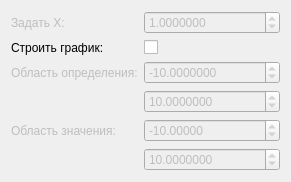
        <widget class="QWidget" name="formLayoutWidget_3">
         <property name="geometry">
          <rect>
           <x>260</x>
           <y>10</y>
           <width>291</width>
           <height>173</height>
          </rect>
         </property>
         <layout class="QFormLayout" name="formLayout_3">
          <item row="0" column="0">
           <widget class="QLabel" name="label_iks">
            <property name="enabled">
             <bool>false</bool>
            </property>
            <property name="layoutDirection">
             <enum>Qt::RightToLeft</enum>
            </property>
            <property name="autoFillBackground">
             <bool>false</bool>
            </property>
            <property name="text">
             <string>Задать Х:</string>
            </property>
           </widget>
          </item>
          <item row="2" column="0">
           <widget class="QLabel" name="label_x">
            <property name="enabled">
             <bool>false</bool>
            </property>
            <property name="layoutDirection">
             <enum>Qt::RightToLeft</enum>
            </property>
            <property name="text">
             <string>Область определения:</string>
            </property>
            <property name="textFormat">
             <enum>Qt::AutoText</enum>
            </property>
           </widget>
          </item>
          <item row="0" column="1">
           <widget class="QDoubleSpinBox" name="doubleSpinBox_iks">
            <property name="enabled">
             <bool>false</bool>
            </property>
            <property name="decimals">
             <number>7</number>
            </property>
            <property name="minimum">
             <double>-1000000.000000000000000</double>
            </property>
            <property name="maximum">
             <double>1000000.000000000000000</double>
            </property>
            <property name="value">
             <double>1.000000000000000</double>
            </property>
           </widget>
          </item>
          <item row="2" column="1">
           <widget class="QDoubleSpinBox" name="doubleSpinBox_obl_x1">
            <property name="enabled">
             <bool>false</bool>
            </property>
            <property name="decimals">
             <number>7</number>
            </property>
            <property name="minimum">
             <double>-1000000.000000000000000</double>
            </property>
            <property name="maximum">
             <double>1000000.000000000000000</double>
            </property>
            <property name="value">
             <double>-10.000000000000000</double>
            </property>
           </widget>
          </item>
          <item row="3" column="1">
           <widget class="QDoubleSpinBox" name="doubleSpinBox_obl_x2">
            <property name="enabled">
             <bool>false</bool>
            </property>
            <property name="decimals">
             <number>7</number>
            </property>
            <property name="minimum">
             <double>-1000000.000000000000000</double>
            </property>
            <property name="maximum">
             <double>1000000.000000000000000</double>
            </property>
            <property name="value">
             <double>10.000000000000000</double>
            </property>
           </widget>
          </item>
          <item row="3" column="0">
           <widget class="QLabel" name="label_45">
            <property name="layoutDirection">
             <enum>Qt::RightToLeft</enum>
            </property>
            <property name="text">
             <string/>
            </property>
           </widget>
          </item>
          <item row="4" column="0">
           <widget class="QLabel" name="label_y">
            <property name="enabled">
             <bool>false</bool>
            </property>
            <property name="layoutDirection">
             <enum>Qt::RightToLeft</enum>
            </property>
            <property name="text">
             <string>Область значения:</string>
            </property>
           </widget>
          </item>
          <item row="4" column="1">
           <widget class="QDoubleSpinBox" name="doubleSpinBox_obl_y1">
            <property name="enabled">
             <bool>false</bool>
            </property>
            <property name="decimals">
             <number>5</number>
            </property>
            <property name="minimum">
             <double>-1000000.000000000000000</double>
            </property>
            <property name="maximum">
             <double>1000000.000000000000000</double>
            </property>
            <property name="value">
             <double>-10.000000000000000</double>
            </property>
           </widget>
          </item>
          <item row="5" column="1">
           <widget class="QDoubleSpinBox" name="doubleSpinBox_obl_y2">
            <property name="enabled">
             <bool>false</bool>
            </property>
            <property name="decimals">
             <number>7</number>
            </property>
            <property name="minimum">
             <double>-1000000.000000000000000</double>
            </property>
            <property name="maximum">
             <double>1000000.000000000000000</double>
            </property>
            <property name="value">
             <double>10.000000000000000</double>
            </property>
           </widget>
          </item>
          <item row="1" column="0">
           <widget class="QLabel" name="label_46">
            <property name="layoutDirection">
             <enum>Qt::RightToLeft</enum>
            </property>
            <property name="text">
             <string>Строить график:</string>
            </property>
           </widget>
          </item>
          <item row="1" column="1">
           <widget class="QCheckBox" name="checkBox">
            <property name="text">
             <string/>
            </property>
            <property name="checked">
             <bool>false</bool>
            </property>
           </widget>
          </item>
         </layout>
        </widget>
